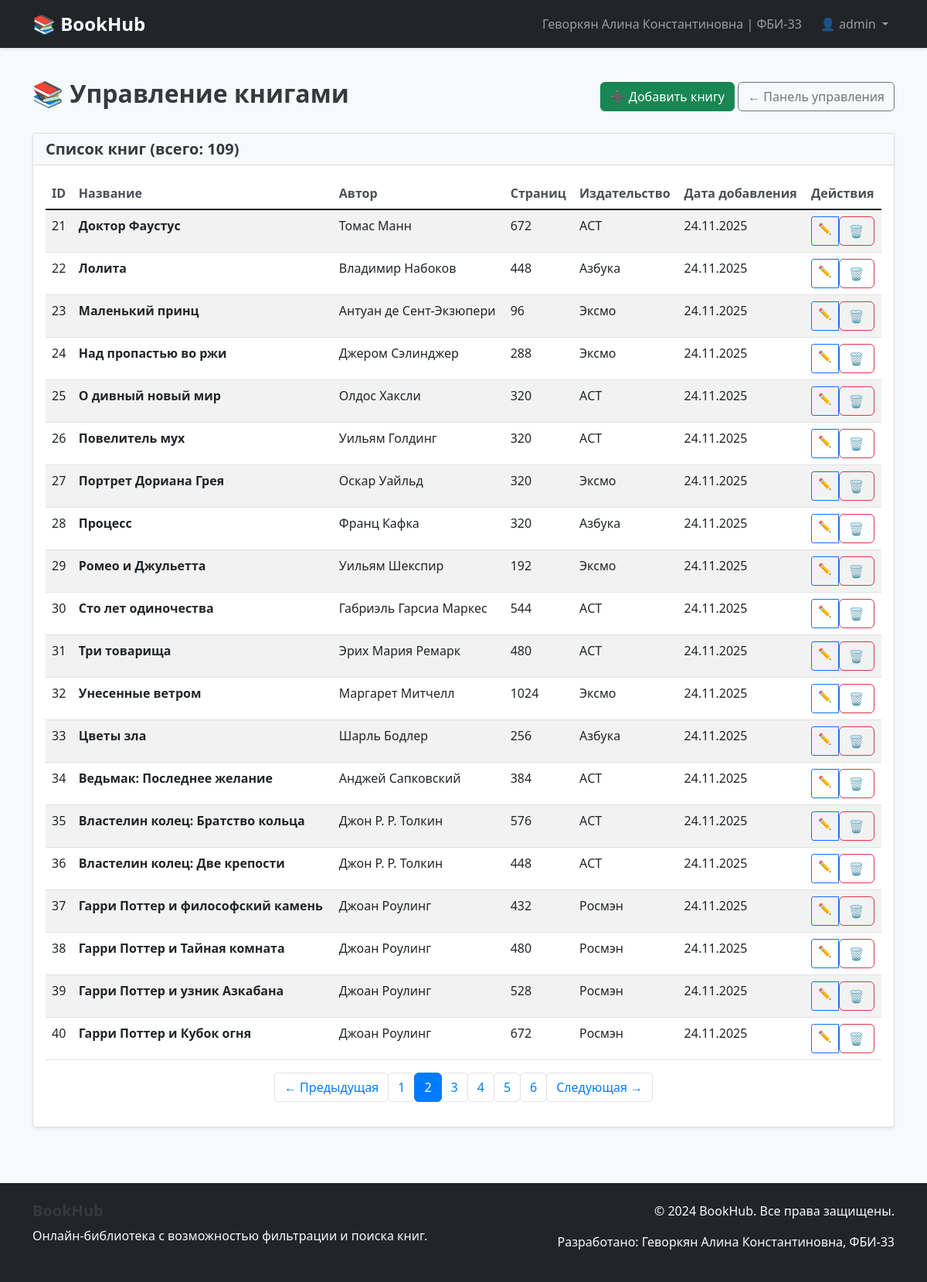
The app's page /admin/books?page=2 (signed in) with its own data.
### models.py (models this page shows, shortened)
class User(db.Model):
    id = db.Column(db.Integer, primary_key=True)
    username = db.Column(db.String(50), unique=True, nullable=False)
    password_hash = db.Column(db.String(255), nullable=False)
    is_admin = db.Column(db.Boolean, default=False)
    created_at = db.Column(db.DateTime, default=datetime.utcnow)

class Book(db.Model):
    id = db.Column(db.Integer, primary_key=True)
    title = db.Column(db.String(200), nullable=False)
    author = db.Column(db.String(150), nullable=False)
    pages = db.Column(db.Integer, nullable=False)
    publisher = db.Column(db.String(150), nullable=False)
    cover_image = db.Column(db.String(300), default='default-cover.jpg')
    description = db.Column(db.Text)
    created_at = db.Column(db.DateTime, default=datetime.utcnow)

### app.py (the view)
@app.route('/admin/books')
@admin_required
def admin_books():
    page = request.args.get('page', 1, type=int)
    per_page = 20
    books = Book.query.order_by(Book.created_at.desc()).paginate(page=page, per_page=per_page, error_out=False)
    return render_template('admin/books.html', books=books)

### app.py (called while the page is built)
def admin_required(f):
    @wraps(f)
    def decorated_function(*args, **kwargs):
        if 'user_id' not in session:
            flash('Пожалуйста, войдите в систему.', 'warning')
            return redirect(url_for('login'))
        user = User.query.get(session['user_id'])
        if not user or not user.is_admin:
            flash('У вас нет прав доступа к этой странице.', 'danger')
            return redirect(url_for('index'))
        return f(*args, **kwargs)
    return decorated_function

@app.context_processor
def inject_user_info():
    user_info = {}
    if 'user_id' in session:
        user = User.query.get(session['user_id'])
        if user:
            user_info = {
                'username': user.username,
                'is_admin': user.is_admin
            }
    student_info = {
        'fio': 'Геворкян Алина Константиновна',
        'group': 'ФБИ-33'
    }
    return dict(user_info=user_info, student_info=student_info)

### templates/admin/books.html (shortened to what this page needs)
{% extends "base.html" %}
{% block content %}
<div class="d-flex justify-content-between align-items-center mb-4">
    <h2>📚 Управление книгами</h2>
    <div>
        <a href="{{ url_for('add_book') }}" class="btn btn-success">➕ Добавить книгу</a>
        <a href="{{ url_for('admin_dashboard') }}" class="btn btn-outline-secondary">← Панель управления</a>
    </div>
</div>
<div class="card">
    <div class="card-header">
        <h5 class="card-title mb-0">Список книг (всего: {{ books.total }})</h5>
    </div>
    <div class="card-body">
        {% if books.items %}
        <div class="table-responsive">
            <table class="table table-striped">
                <thead>
                    <tr>
                        <th>ID</th>
                        <th>Название</th>
                        <th>Автор</th>
                        <th>Страниц</th>
                        <th>Издательство</th>
                        <th>Дата добавления</th>
                        <th>Действия</th>
                    </tr>
                </thead>
                <tbody>
                    {% for book in books.items %}
                    <tr>
                        <td>{{ book.id }}</td>
                        <td><strong>{{ book.title }}</strong></td>
                        <td>{{ book.author }}</td>
                        <td>{{ book.pages }}</td>
                        <td>{{ book.publisher }}</td>
                        <td>{{ book.created_at.strftime('%d.%m.%Y') }}</td>
                        <td>
                            <div class="btn-group btn-group-sm">
                                <a href="{{ url_for('edit_book', book_id=book.id) }}" class="btn btn-outline-primary">✏️</a>
                                <form method="POST" action="{{ url_for('delete_book', book_id=book.id) }}" style="display: inline;">
                                    <button type="submit" class="btn btn-outline-danger" onclick="return confirm('Вы уверены, что хотите удалить эту книгу?')">🗑️</button>
                                </form>
                            </div>
                        </td>
                    </tr>
                    {% endfor %}
                </tbody>
            </table>
        </div>
        {% if books.pages > 1 %}
        <nav aria-label="Page navigation">
            <ul class="pagination justify-content-center">
                {% if books.has_prev %}
                <li class="page-item">
                    <a class="page-link" href="?page={{ books.prev_num }}">← Предыдущая</a>
                </li>
                {% endif %}
                {% for page_num in books.iter_pages() %}
                    {% if page_num %}
                        <li class="page-item {% if page_num == books.page %}active{% endif %}">
                            <a class="page-link" href="?page={{ page_num }}">{{ page_num }}</a>
                        </li>
                    {% else %}
                        <li class="page-item disabled"><span class="page-link">...</span></li>
                    {% endif %}
                {% endfor %}
                {% if books.has_next %}
                <li class="page-item">
                    <a class="page-link" href="?page={{ books.next_num }}">Следующая →</a>
                </li>
                {% endif %}
            </ul>
        </nav>
        {% endif %}
        {% else %}
        <div class="text-center py-4">
            <p class="text-muted">Книги еще не добавлены.</p>
            <a href="{{ url_for('add_book') }}" class="btn btn-success">Добавить первую книгу</a>
        </div>
        {% endif %}
    </div>
</div>
{% endblock %}

### templates/base.html (shortened to what this page needs)
<!DOCTYPE html>
<html lang="ru">
<head>
    <link href="https://cdn.jsdelivr.net/npm/bootstrap@5.1.3/dist/css/bootstrap.min.css" rel="stylesheet">
    <link href="{{ url_for('static', filename='css/style.css') }}" rel="stylesheet">
</head>
<body>
    <nav class="navbar navbar-expand-lg navbar-dark bg-dark">
        <div class="container">
            <a class="navbar-brand" href="{{ url_for('index') }}">
                📚 BookHub
            </a>
            <div class="navbar-nav ms-auto">
                <span class="navbar-text me-3">
                    {{ student_info.fio }} | {{ student_info.group }}
                </span>
                {% if user_info %}
                    <div class="nav-item dropdown">
                        <a class="nav-link dropdown-toggle" href="#" role="button" data-bs-toggle="dropdown">
                            👤 {{ user_info.username }}
                        </a>
                    </div>
                {% else %}
                    <a class="nav-link" href="{{ url_for('login') }}">Войти</a>
                    <a class="nav-link" href="{{ url_for('register') }}">Регистрация</a>
                {% endif %}
            </div>
        </div>
    </nav>
    <main class="container my-4">
        {% block content %}{% endblock %}
    </main>
    <footer class="bg-dark text-light py-4 mt-5">
        <div class="container">
            <div class="row">
                <div class="col-md-6">
                    <h5>BookHub</h5>
                    <p>Онлайн-библиотека с возможностью фильтрации и поиска книг.</p>
                </div>
                <div class="col-md-6 text-end">
                    <p>&copy; 2024 BookHub. Все права защищены.</p>
                    <p>Разработано: {{ student_info.fio }}, {{ student_info.group }}</p>
                </div>
            </div>
        </div>
    </footer>
</body>
</html>

### static/css/style.css (style rules this page uses)
body { background-color: #f8f9fa; font-family: 'Segoe UI', Tahoma, Geneva, Verdana, sans-serif; }
.card { box-shadow: 0 0.125rem 0.25rem rgba(0, 0, 0, 0.075); border: 1px solid rgba(0, 0, 0, 0.125); }
.card-header { background-color: #f8f9fa; border-bottom: 1px solid rgba(0, 0, 0, 0.125); }
.navbar-brand { font-weight: bold; font-size: 1.5rem; }
.pagination .page-link { color: #007bff; border-radius: 0.375rem; }
.pagination .page-item.active .page-link { background-color: #007bff; border-color: #007bff; }
.btn { border-radius: 0.375rem; font-weight: 500; }
.table th { border-top: none; font-weight: 600; color: #495057; }
.navbar { box-shadow: 0 2px 4px rgba(0, 0, 0, 0.1); }
footer { margin-top: auto; }
h1, h2, h3, h4, h5, h6 { color: #343a40; font-weight: 600; }

### templates/base.html (style rules this page uses)
html, body { height: 100%; }
body { display: flex; flex-direction: column; min-height: 100vh; }
main { flex: 1 0 auto; }
footer { flex-shrink: 0; margin-top: auto; }

### records on screen
User: username "admin"
Book: id "21", title "Доктор Фаустус", author "Томас Манн", pages "672", publisher "АСТ", created_at "24.11.2025"
Book: id "22", title "Лолита", author "Владимир Набоков", pages "448", publisher "Азбука", created_at "24.11.2025"
Book: id "23", title "Маленький принц", author "Антуан де Сент-Экзюпери", pages "96", publisher "Эксмо", created_at "24.11.2025"
Book: id "24", title "Над пропастью во ржи", author "Джером Сэлинджер", pages "288", publisher "Эксмо", created_at "24.11.2025"
Book: id "25", title "О дивный новый мир", author "Олдос Хаксли", pages "320", publisher "АСТ", created_at "24.11.2025"
Book: id "26", title "Повелитель мух", author "Уильям Голдинг", pages "320", publisher "АСТ", created_at "24.11.2025"
Book: id "27", title "Портрет Дориана Грея", author "Оскар Уайльд", pages "320", publisher "Эксмо", created_at "24.11.2025"
Book: id "28", title "Процесс", author "Франц Кафка", pages "320", publisher "Азбука", created_at "24.11.2025"
Book: id "29", title "Ромео и Джульетта", author "Уильям Шекспир", pages "192", publisher "Эксмо", created_at "24.11.2025"
Book: id "30", title "Сто лет одиночества", author "Габриэль Гарсиа Маркес", pages "544", publisher "АСТ", created_at "24.11.2025"
Book: id "31", title "Три товарища", author "Эрих Мария Ремарк", pages "480", publisher "АСТ", created_at "24.11.2025"
Book: id "32", title "Унесенные ветром", author "Маргарет Митчелл", pages "1024", publisher "Эксмо", created_at "24.11.2025"
Book: id "33", title "Цветы зла", author "Шарль Бодлер", pages "256", publisher "Азбука", created_at "24.11.2025"
Book: id "34", title "Ведьмак: Последнее желание", author "Анджей Сапковский", pages "384", publisher "АСТ", created_at "24.11.2025"
Book: id "35", title "Властелин колец: Братство кольца", author "Джон Р. Р. Толкин", pages "576", publisher "АСТ", created_at "24.11.2025"
Book: id "36", title "Властелин колец: Две крепости", author "Джон Р. Р. Толкин", pages "448", publisher "АСТ", created_at "24.11.2025"
Book: id "37", title "Гарри Поттер и философский камень", author "Джоан Роулинг", pages "432", publisher "Росмэн", created_at "24.11.2025"
Book: id "38", title "Гарри Поттер и Тайная комната", author "Джоан Роулинг", pages "480", publisher "Росмэн", created_at "24.11.2025"
Book: id "39", title "Гарри Поттер и узник Азкабана", author "Джоан Роулинг", pages "528", publisher "Росмэн", created_at "24.11.2025"
Book: id "40", title "Гарри Поттер и Кубок огня", author "Джоан Роулинг", pages "672", publisher "Росмэн", created_at "24.11.2025"

### other values on screen
{{ student_info.fio }} "Геворкян Алина Константиновна"
{{ student_info.group }} "ФБИ-33"
{{ books.total }} "109"
{{ page_num }} "1" "2" "3" "4" "5" "6"
